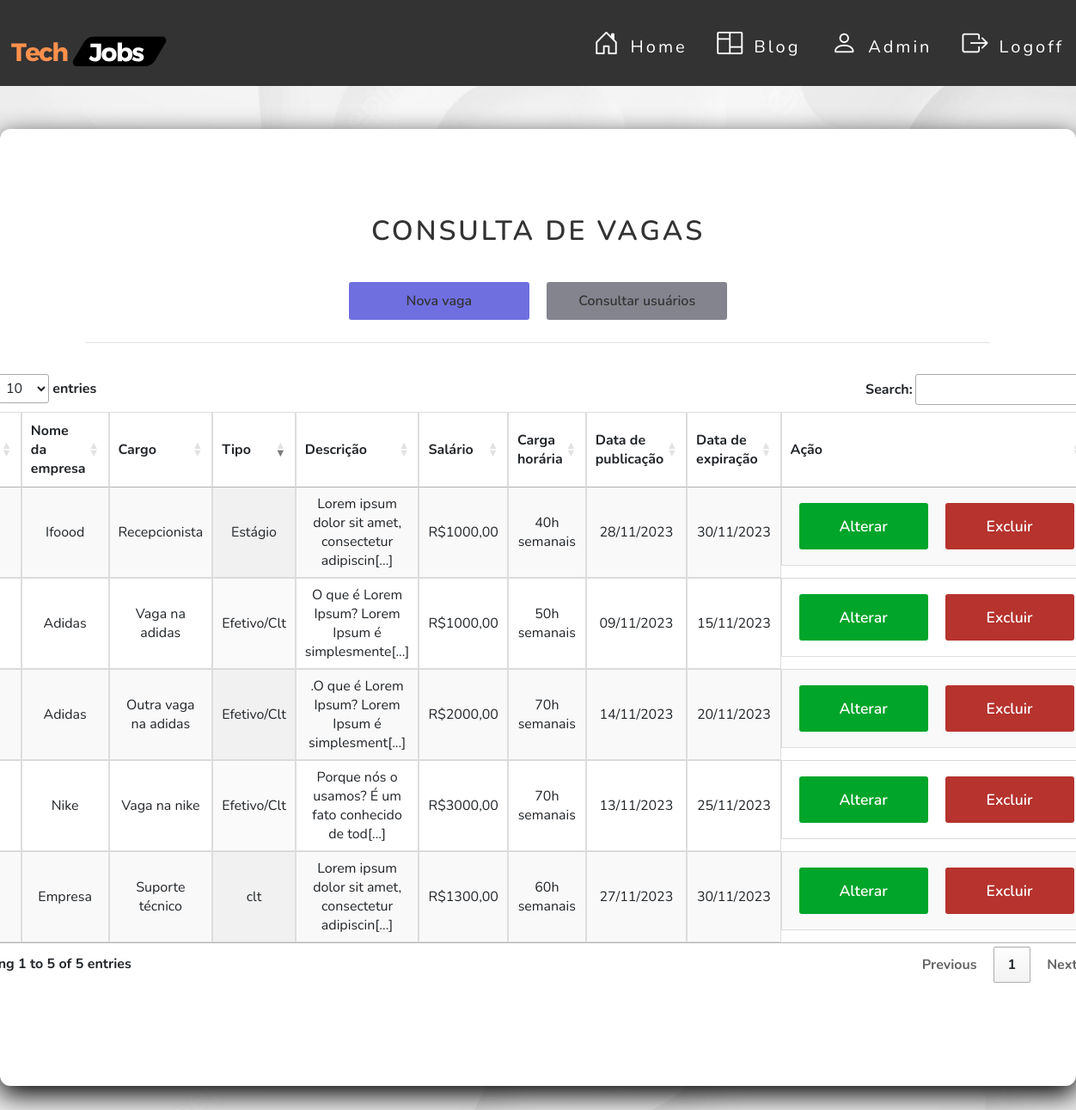
Before: /vaga/index.php (signed in) with the older database file.
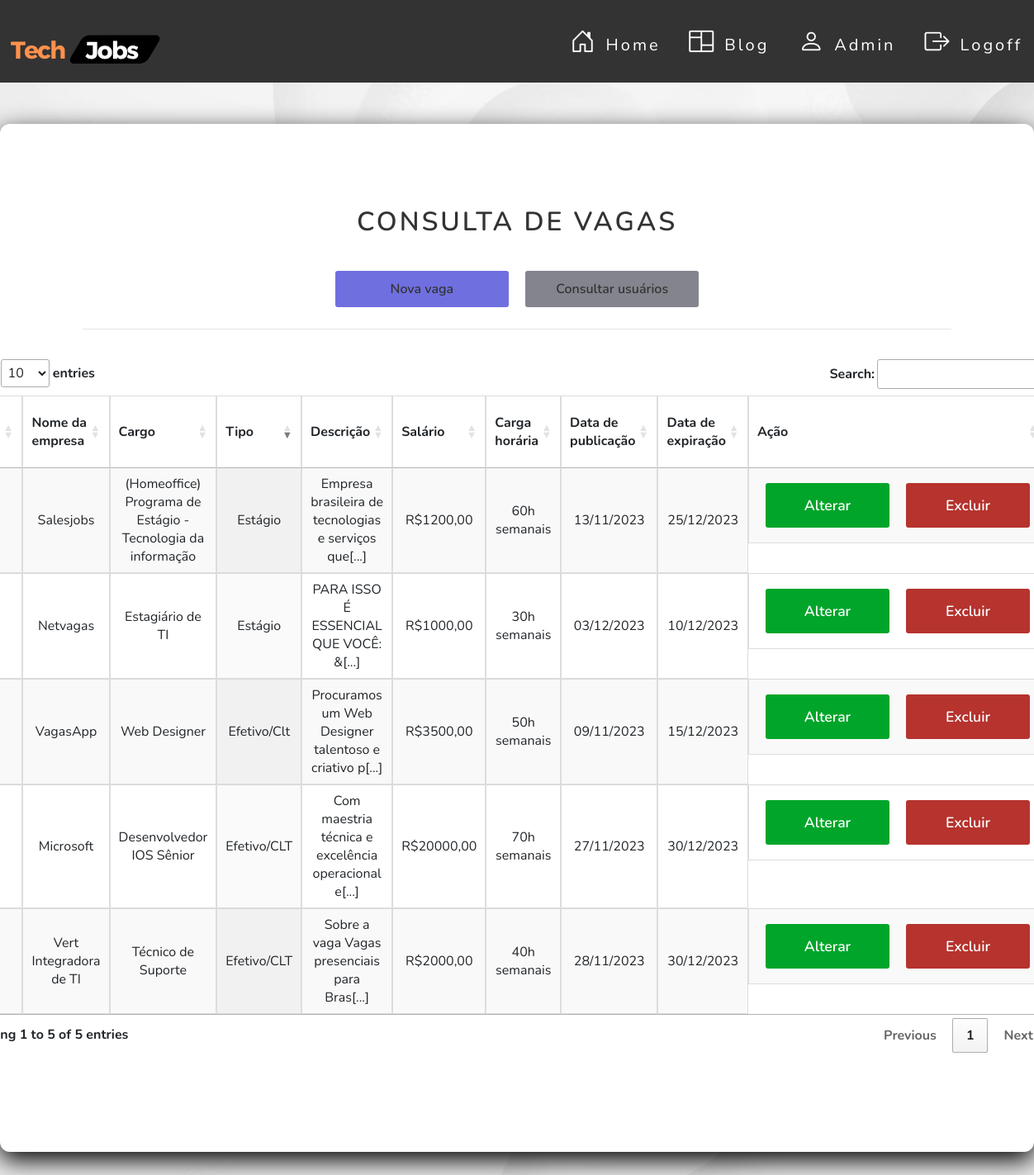
After: the same page with the newer database file.
### tables this page shows
CREATE TABLE `vaga` (
  `id` int NOT NULL,
  `nome` varchar(150) NOT NULL,
  `tipo` varchar(30) NOT NULL,
  `descricao` longtext NOT NULL,
  `salario` varchar(50) NOT NULL,
  `carga_horaria` varchar(100) NOT NULL,
  `data_publicacao` date NOT NULL,
  `data_expiracao` date NOT NULL,
  `usuario_id` int DEFAULT NULL
);

CREATE TABLE `usuario` (
  `id` int NOT NULL,
  `nome` varchar(40) DEFAULT NULL,
  `razao_social` varchar(50) DEFAULT NULL,
  `cpf` varchar(20) DEFAULT NULL,
  `cnpj` varchar(18) DEFAULT NULL,
  `senha` varchar(50) DEFAULT NULL,
  `email` varchar(50) NOT NULL,
  `sexo` varchar(20) DEFAULT NULL,
  `ddi` varchar(6) DEFAULT NULL,
  `ddd` varchar(20) DEFAULT NULL,
  `numero` varchar(17) DEFAULT NULL,
  `cep` varchar(15) DEFAULT NULL,
  `cidade` varchar(30) DEFAULT NULL,
  `logradouro` varchar(10) DEFAULT NULL,
  `bairro` varchar(30) DEFAULT NULL,
  `lote` varchar(10) DEFAULT NULL,
  `rua` varchar(30) DEFAULT NULL,
  `complemento` varchar(20) DEFAULT NULL,
  `curriculo` varchar(100) DEFAULT NULL,
  `perfil_id` int DEFAULT NULL
);

### src/database/conexao.php (called while the page is built)
<?php
class Conexao
{
    public static function getConexao()
    {
        try {
            return new PDO("mysql:host=127.0.0.1;dbname=techjobsdb", "root", "");
        } catch (\PDOException $e) {
            echo 'Error ao conectar com banco de dados. ' . $e->getMessage();
            return null;
        }
    }
}

### src/dao/vagadao.php (called while the page is built, shortened)
<?php
include_once __DIR__ . '/../database/conexao.php';
class VagaDAO
{
    private $dbh;
    public function __construct()
    {
        $this->dbh = Conexao::getConexao();
    }
    public function getAll()
    {
        $query = "SELECT vaga.id, vaga.nome, vaga.tipo, vaga.descricao, vaga.salario, vaga.carga_horaria, vaga.data_publicacao, vaga.data_expiracao, vaga.usuario_id,
       usuario.nome as nome_usuario
                        FROM vaga
                                INNER JOIN usuario
                                    ON vaga.usuario_id = usuario.id ";
        $stmt = $this->dbh->query($query);
        $rows = $stmt->fetchAll();
        $this->dbh = null;
        return $rows;
    }
}

### vaga/vagas_admin.php (the view, shortened to what the changed rows need)
<?php
require_once __DIR__ . '/../src/dao/vagadao.php';
$dao = new VagaDAO();
$vagas = $dao->getAll();
$quantidadeRegistros = count($vagas);
?>
<link rel="stylesheet"
      href="https://maxcdn.bootstrapcdn.com/bootstrap/4.0.0/css/bootstrap.min.css"
>
<link href="../assets/css/button.css" rel="stylesheet">
<link href="../assets/css/style.css" rel="stylesheet">
<link href="../assets/css/usuario.css" rel="stylesheet">
<link rel="stylesheet" href="https://cdn.jsdelivr.net/npm/bootstrap-icons@1.11.1/font/bootstrap-icons.css">
<link href=" https://cdn.datatables.net/1.13.6/css/jquery.dataTables.min.css" rel="stylesheet" type="text/css"/>
<main class="main-vaga">
    <div class="card-vaga">
        <header>
            <h2>Consulta de vagas</h2>
        </header>
        <div class="container">
            <div class="row text ">
                <div class="col-md-12">
                    <div class="card-body font-weight-bold card-vaga-main">
                        <div class="card-vaga-box">
                            <section>
                                <table id="example" class="display" style="width:100%;">
                                    <thead>
                                    <tr>
                                        <th>Id da vaga</th>
                                        <th>Nome da empresa</th>
                                        <th>Cargo</th>
                                        <th>Tipo</th>
                                        <th>Descrição</th>
                                        <th>Salário</th>
                                        <th>Carga horária</th>
                                        <th>Data de publicação</th>
                                        <th>Data de expiração</th>
                                        <th>Ação</th>
                                    </tr>
                                    </thead>
                                    <tbody>
                                    <?php if ($quantidadeRegistros == "0") : ?>
                                        <tr>
                                            <td colspan="4">Não existem usuários cadastrados.</td>
                                        </tr>
                                    <?php else : ?>
                                        <?php foreach ($vagas as $vaga) :
                                            ?>
                                            <tr>
                                                <td><?php echo $vaga['id']; ?></td>
                                                <td><?php echo ucfirst($vaga['nome_usuario']); ?></td>
                                                <td><?= ($vaga['nome']); ?></td>
                                                <td><?= ($vaga['tipo']); ?></td>
                                                <td><?= substr(($vaga['descricao']), 0, 49); ?>[...]</td>
                                                <td><?= ($vaga['salario']); ?></td>
                                                <td><?= ($vaga['carga_horaria']); ?></td>
                                                <td><?= date('d/m/Y',  strtotime(($vaga['data_publicacao']))); ?></td>
                                                <td><?= date('d/m/Y',  strtotime(($vaga['data_expiracao']))); ?></td>
                                                <td class="td__operacao">
                                                    <a class="btnalterar"
                                                       href="edit.php?id=<?= $vaga['id']; ?>">Alterar</a>
                                                    <a class="btnexcluir"
                                                       href="delete.php?id=<?= $vaga['id']; ?>"
                                                       onclick="return confirm('Deseja confirmar a operação?');">Excluir</a>
                                                </td>
                                            </tr>
                                        <?php endforeach; ?>
                                    <?php endif; ?>
                                    </tbody>
                                </table>
                            </section>
                        </div>
                    </div>
                </div>
            </div>
        </div>
    </div>
</main>

Changed rows visible on the page:
removed vaga: usuario.nome "Adidas", nome "Outra vaga na adidas", tipo "Efetivo/Clt", descricao ".O que é Lorem Ipsum? Lorem Ipsum é simplesment", salario "R$2000,00", carga_horaria "70h semanais", data_publicacao "14/11/2023", data_expiracao "20/11/2023"
changed vaga "Efetivo/Clt": usuario.nome "Adidas" → "VagasApp"; nome "Vaga na adidas" → "Web Designer"; descricao "O que é Lorem Ipsum? Lorem Ipsum é simplesmente" → "Procuramos um Web Designer talentoso e criativo p"; salario "R$1000,00" → "R$3500,00"; data_expiracao "15/11/2023" → "15/12/2023"
changed vaga: usuario.nome "Nike" → "Salesjobs"; nome "Vaga na nike" → "(Homeoffice) Programa de Estágio - Tecnologia da informação"; tipo "Efetivo/Clt" → "Estágio"; descricao "Porque nós o usamos? É um fato conhecido de tod" → "Empresa brasileira de tecnologias e serviços que"; salario "R$3000,00" → "R$1200,00"; carga_horaria "70h semanais" → "60h semanais"; data_expiracao "25/11/2023" → "25/12/2023"
changed vaga: usuario.nome "Empresa" → "Microsoft"; nome "Suporte técnico" → "Desenvolvedor IOS Sênior"; tipo "clt" → "Efetivo/CLT"; descricao "Lorem ipsum dolor sit amet, consectetur adipiscin" → "Com maestria técnica e excelência operacional e"; salario "R$1300,00" → "R$20000,00"; carga_horaria "60h semanais" → "70h semanais"; data_expiracao "30/11/2023" → "30/12/2023"
changed vaga "40h semanais": usuario.nome "Ifoood" → "Vert Integradora de TI"; nome "Recepcionista" → "Técnico de Suporte"; tipo "Estágio" → "Efetivo/CLT"; descricao "Lorem ipsum dolor sit amet, consectetur adipiscin" → "Sobre a vaga Vagas presenciais para Bras"; salario "R$1000,00" → "R$2000,00"; data_expiracao "30/11/2023" → "30/12/2023"
added vaga: usuario.nome "Netvagas", nome "Estagiário de TI", tipo "Estágio", descricao "PARA ISSO É ESSENCIAL QUE VOCÊ: &", salario "R$1000,00", carga_horaria "30h semanais", data_publicacao "03/12/2023", data_expiracao "10/12/2023"
